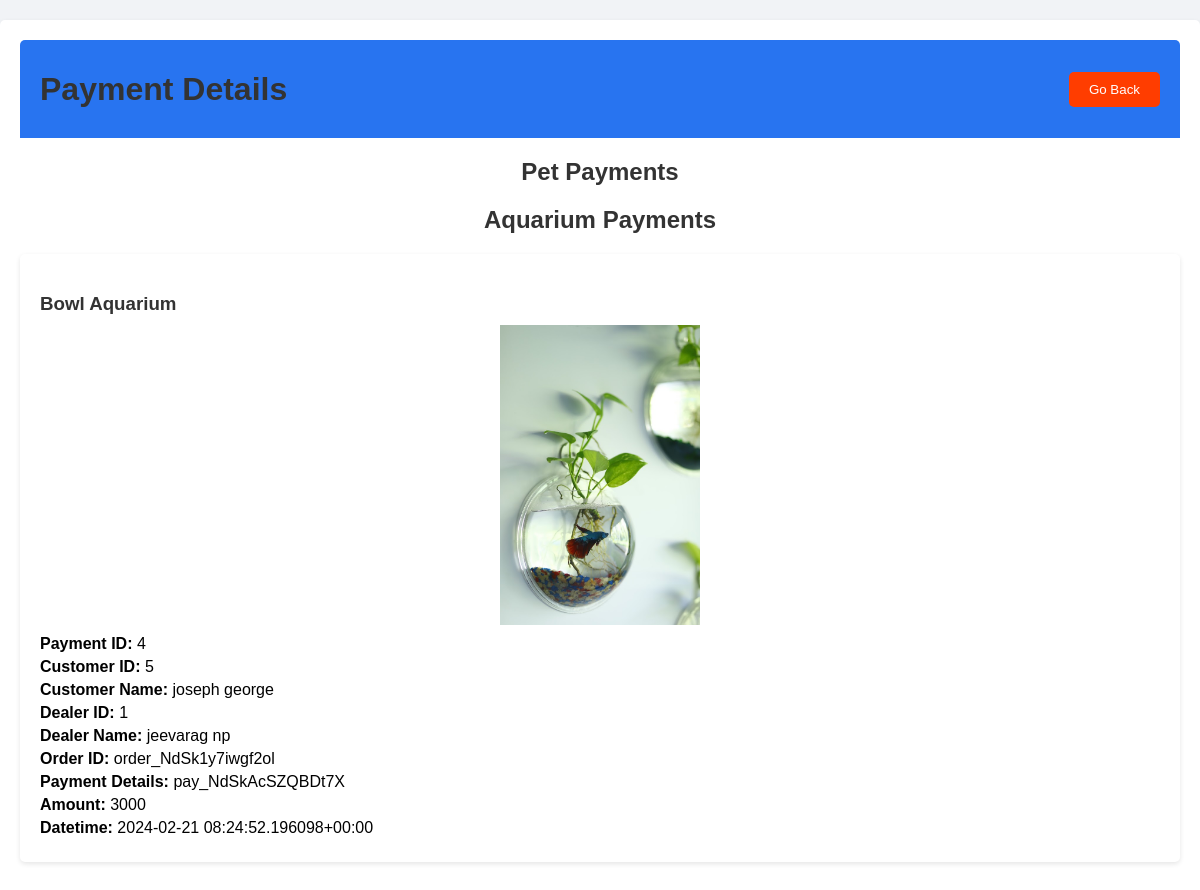
Page /payment-details/ on the earlier database version.
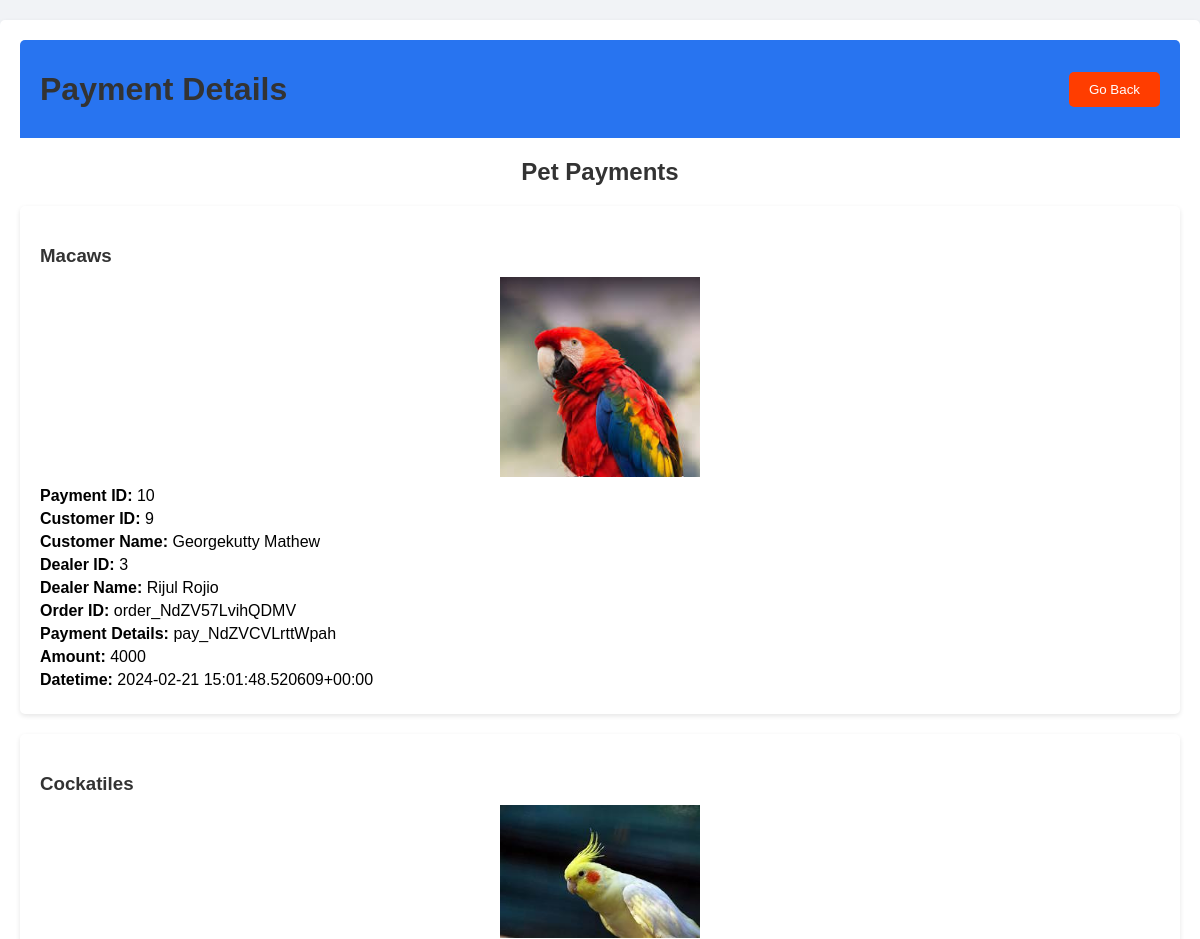
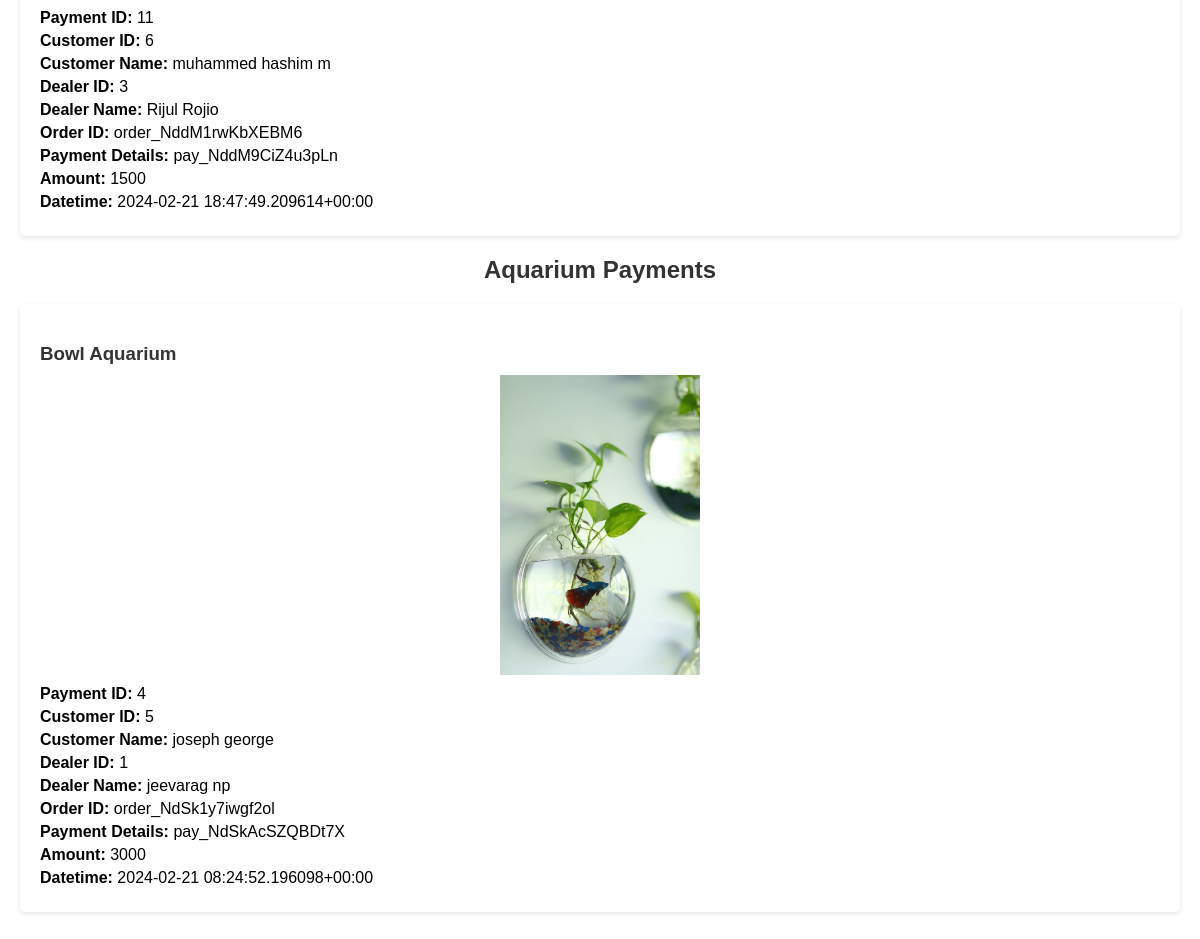
Same page on the later database version (2 pictures, top to bottom).
### aapmapp/models.py (models this page shows, shortened)
class Userpayment_aquarium(models.Model):
    user      =     models.ForeignKey(dealer, on_delete=models.CASCADE,null=True,blank=True)
    cart = models.IntegerField(blank=True, null=True)
    amount = models.IntegerField(default=0)
    datetime = models.TextField(default="empty")
    order_id_data = models.TextField(default="empty")
    payment_id_data = models.TextField(default="empty")
    item = models.ForeignKey(Aquarium,on_delete=models.CASCADE, null=False)

class Aquarium(models.Model):
    dealer = models.ForeignKey(dealer, on_delete=models.CASCADE)  # Add this line to create the foreign key relationship
    name = models.CharField(max_length=100)
    price = models.DecimalField(max_digits=10, decimal_places=2)
    quantity = models.PositiveIntegerField()
    location = models.CharField(max_length=100)
    description = models.TextField(max_length=30, null=True)
    image = models.ImageField(upload_to='aquarium_images/')

class dealer(AbstractUser):
    email = models.EmailField(unique=True)
    fullname = models.TextField(max_length=100, default="")
    role = models.TextField(max_length=100, default="")

class Userpayment(models.Model):
    user      =     models.ForeignKey(dealer, on_delete=models.CASCADE,null=True,blank=True)
    cart = models.IntegerField(blank=True, null=True)
    amount = models.IntegerField(default=0)
    datetime = models.TextField(default="empty")
    order_id_data = models.TextField(default="empty")
    payment_id_data = models.TextField(default="empty")
    item = models.ForeignKey(Pet,on_delete=models.CASCADE, null=False)
    status = models.TextField(default="active")

class Pet(models.Model):
    dealer = models.ForeignKey(dealer, on_delete=models.CASCADE)  # Add this line to create the foreign key relationship
    CATEGORY_CHOICES = [
        ('dog', 'Dogs'),
        ('cat', 'Cats'),
        ('fish', 'Fish'),
        ('bird', 'Birds'),
    ]
    category = models.CharField(max_length=4, choices=CATEGORY_CHOICES)
    pet_breed = models.CharField(max_length=100, null=True)
    pet_age = models.CharField(max_length=10 ,null=True)
    pet_description = models.TextField(max_length=30, null=True)
    price = models.DecimalField(max_digits=10, decimal_places=2)
    quantity = models.PositiveIntegerField()
    location = models.CharField(max_length=100)
    image = models.ImageField(upload_to='pet_images/')

### aapmapp/views.py (the view)
# urls.py: path('payment-details/', views.payment_details_view, name='payment_details'),
def payment_details_view(request):
    pet_payments = Userpayment.objects.select_related('user', 'item').all()
    pet_payment_details = []
    for payment in pet_payments:
        pet_payment_details.append({
            'payment_id': payment.id,
            'customer_id': payment.user.id,
            'customer_name': payment.user.fullname,
            'dealer_id': payment.item.dealer.id,
            'dealer_name': payment.item.dealer.fullname,
            'order_id': payment.order_id_data,
            'payment_details': payment.payment_id_data,
            'item_id': payment.item.id,
            'item_name': payment.item.pet_breed,
            'item_image': payment.item.image.url,
            'amount': payment.amount,
            'datetime': payment.datetime
        })
    aquarium_payments = Userpayment_aquarium.objects.select_related('user', 'item').all()
    aquarium_payment_details = []
    for payment in aquarium_payments:
        aquarium_payment_details.append({
            'payment_id': payment.id,
            'customer_id': payment.user.id,
            'customer_name': payment.user.fullname,
            'dealer_id': payment.item.dealer.id,
            'dealer_name': payment.item.dealer.fullname,
            'order_id': payment.order_id_data,
            'payment_details': payment.payment_id_data,
            'item_id': payment.item.id,
            'item_name': payment.item.name,
            'item_image': payment.item.image.url,
            'amount': payment.amount,
            'datetime': payment.datetime
        })
    return render(request, 'payment_details.html', {'pet_payments': pet_payment_details, 'aquarium_payments': aquarium_payment_details})

### aapmapp/templates/payment_details.html (shortened to what this page needs)
<!DOCTYPE html>
<html lang="en">
<head>
</head>
<body>
            <div class="container">
                <div class="header">
                    <h1>Payment Details</h1>
                    <button class="go-back-button" onclick="goBack()">Go Back</button>
                </div>
        <div class="payment-section">
            <center> <h2>Pet Payments</h2></center>
            <ul>
                {% for payment in pet_payments %}
                <li>
                    <h3>{{ payment.item_name }}</h3>
                    <img src="{{ payment.item_image }}" alt="{{ payment.item_name }}">
                    <p><strong>Payment ID:</strong> {{ payment.payment_id }}</p>
                    <p><strong>Customer ID:</strong> {{ payment.customer_id }}</p>
                    <p><strong>Customer Name:</strong> {{ payment.customer_name }}</p>
                    <p><strong>Dealer ID:</strong> {{ payment.dealer_id }}</p>
                    <p><strong>Dealer Name:</strong> {{ payment.dealer_name }}</p>
                    <p><strong>Order ID:</strong> {{ payment.order_id }}</p>
                    <p><strong>Payment Details:</strong> {{ payment.payment_details }}</p>
                    <p><strong>Amount:</strong> {{ payment.amount }}</p>
                    <p><strong>Datetime:</strong> {{ payment.datetime }}</p>
                </li>
                {% endfor %}
            </ul>
        </div>
        <div class="payment-section">
            <center> <h2>Aquarium Payments</h2></center>
            <ul>
                {% for payment in aquarium_payments %}
                <li>
                    <h3>{{ payment.item_name }}</h3>
                    <img src="{{ payment.item_image }}" alt="{{ payment.item_name }}">
                    <p><strong>Payment ID:</strong> {{ payment.payment_id }}</p>
                    <p><strong>Customer ID:</strong> {{ payment.customer_id }}</p>
                    <p><strong>Customer Name:</strong> {{ payment.customer_name }}</p>
                    <p><strong>Dealer ID:</strong> {{ payment.dealer_id }}</p>
                    <p><strong>Dealer Name:</strong> {{ payment.dealer_name }}</p>
                    <p><strong>Order ID:</strong> {{ payment.order_id }}</p>
                    <p><strong>Payment Details:</strong> {{ payment.payment_details }}</p>
                    <p><strong>Amount:</strong> {{ payment.amount }}</p>
                    <p><strong>Datetime:</strong> {{ payment.datetime }}</p>
                </li>
                {% endfor %}
            </ul>
        </div>
    </div>
</body>
</html>

Differences in the rows shown:
added Userpayment: item_name "Macaws", shows a picture, payment_id "10", customer_id "9", customer_name "Georgekutty Mathew", dealer_id "3", dealer_name "Rijul Rojio", order_id "order_NdZV57LvihQDMV", payment_details "pay_NdZVCVLrttWpah", amount "4000", datetime "2024-02-21 15:01:48.520609+00:00"
added Userpayment: item_name "Cockatiles", shows a picture, payment_id "11", customer_id "6", customer_name "muhammed hashim m", dealer_id "3", dealer_name "Rijul Rojio", order_id "order_NddM1rwKbXEBM6", payment_details "pay_NddM9CiZ4u3pLn", amount "1500", datetime "2024-02-21 18:47:49.209614+00:00"
